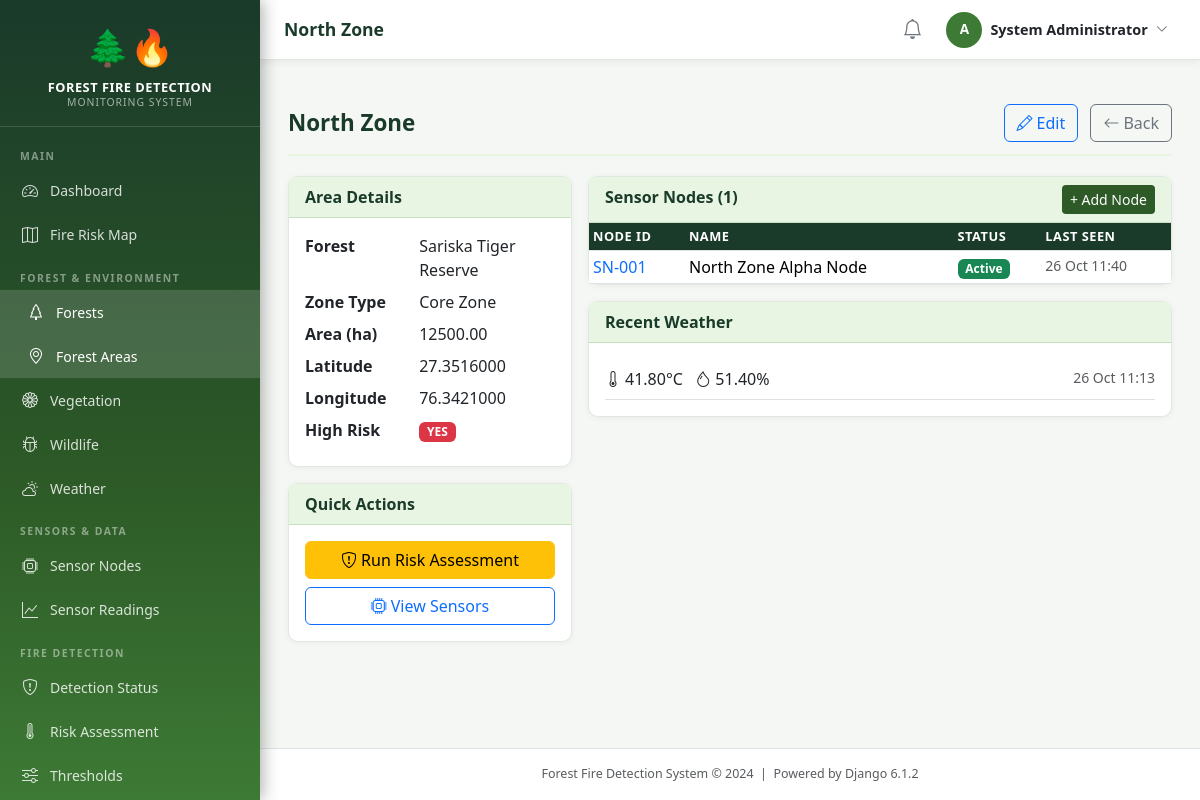
/forest/areas/1/ (signed in), run on the app's committed database.
### forest_env/models.py (models this page shows, shortened)
class ForestArea(models.Model):
    ZONE_TYPES = [
        ('core', 'Core Zone'),
        ('buffer', 'Buffer Zone'),
        ('transition', 'Transition Zone'),
        ('peripheral', 'Peripheral Zone'),
    ]
    forest = models.ForeignKey(Forest, on_delete=models.CASCADE, related_name='areas')
    name = models.CharField(max_length=200)
    zone_type = models.CharField(max_length=20, choices=ZONE_TYPES, default='core')
    area_hectares = models.DecimalField(max_digits=10, decimal_places=2, null=True, blank=True)
    latitude = models.DecimalField(max_digits=10, decimal_places=7, null=True, blank=True)
    longitude = models.DecimalField(max_digits=10, decimal_places=7, null=True, blank=True)
    description = models.TextField(blank=True)
    is_high_risk = models.BooleanField(default=False)
    created_at = models.DateTimeField(auto_now_add=True)
    class Meta:
        ordering = ['forest', 'name']

class Forest(models.Model):
    name = models.CharField(max_length=200)
    description = models.TextField(blank=True)
    state = models.CharField(max_length=100)
    district = models.CharField(max_length=100)
    established_year = models.PositiveIntegerField(null=True, blank=True)
    total_area_hectares = models.DecimalField(max_digits=12, decimal_places=2, null=True, blank=True)
    forest_type = models.CharField(max_length=100, blank=True,
                                   help_text='e.g., Tropical, Deciduous, Evergreen')
    is_protected = models.BooleanField(default=False)
    created_at = models.DateTimeField(auto_now_add=True)
    class Meta:
        ordering = ['name']

class WeatherCondition(models.Model):
    forest_area = models.ForeignKey(ForestArea, on_delete=models.CASCADE, related_name='weather_conditions')
    temperature = models.DecimalField(max_digits=5, decimal_places=2, help_text='°C')
    humidity = models.DecimalField(max_digits=5, decimal_places=2, help_text='%')
    wind_speed = models.DecimalField(max_digits=6, decimal_places=2, null=True, blank=True, help_text='km/h')
    wind_direction = models.CharField(max_length=10, blank=True)
    rainfall = models.DecimalField(max_digits=6, decimal_places=2, null=True, blank=True, help_text='mm')
    condition = models.CharField(max_length=100, blank=True, help_text='e.g., Clear, Cloudy, Rain')
    recorded_at = models.DateTimeField(default=timezone.now)
    class Meta:
        ordering = ['-recorded_at']

### accounts/models.py (models this page shows, shortened)
class CustomUser(AbstractUser):
    ROLE_CHOICES = [
        ('administrator', 'Administrator'),
        ('forest_officer', 'Forest Officer'),
        ('fire_department', 'Fire Department'),
        ('local_authority', 'Local Authority'),
    ]
    role = models.CharField(max_length=20, choices=ROLE_CHOICES, default='forest_officer')
    phone_number = models.CharField(max_length=15, blank=True)
    department = models.CharField(max_length=100, blank=True)
    employee_id = models.CharField(max_length=20, blank=True)
    profile_picture = models.ImageField(upload_to='profiles/', blank=True, null=True)
    is_active = models.BooleanField(default=True)
    created_at = models.DateTimeField(auto_now_add=True)
    updated_at = models.DateTimeField(auto_now=True)
    @property
    def is_admin(self):
        return self.role == 'administrator' or self.is_superuser
    class Meta:
        verbose_name = 'User'
        verbose_name_plural = 'Users'

### sensors/models.py (models this page shows, shortened)
class SensorNode(models.Model):
    STATUS_CHOICES = [
        ('active', 'Active'),
        ('inactive', 'Inactive'),
        ('maintenance', 'Under Maintenance'),
        ('faulty', 'Faulty'),
    ]
    node_id = models.CharField(max_length=50, unique=True)
    name = models.CharField(max_length=200)
    forest_area = models.ForeignKey(ForestArea, on_delete=models.SET_NULL, null=True,
                                    related_name='sensor_nodes')
    latitude = models.DecimalField(max_digits=10, decimal_places=7, null=True, blank=True)
    longitude = models.DecimalField(max_digits=10, decimal_places=7, null=True, blank=True)
    altitude_m = models.DecimalField(max_digits=7, decimal_places=2, null=True, blank=True)
    status = models.CharField(max_length=20, choices=STATUS_CHOICES, default='active')
    installed_at = models.DateTimeField(default=timezone.now)
    last_seen = models.DateTimeField(null=True, blank=True)
    battery_level = models.PositiveSmallIntegerField(null=True, blank=True, help_text='0-100 %')
    notes = models.TextField(blank=True)
    is_simulated = models.BooleanField(default=False,
                                        help_text='True if this is a simulated/demo node')
    class Meta:
        ordering = ['node_id']

### forest_env/views.py (the view)
# urls.py: path('areas/<int:pk>/', views.area_detail, name='area_detail'),
@login_required
def area_detail(request, pk):
    area = get_object_or_404(ForestArea, pk=pk)
    nodes = area.sensor_nodes.all()
    weather = area.weather_conditions.order_by('-recorded_at')[:5]
    return render(request, 'forest_env/area_detail.html',
                  {'area': area, 'nodes': nodes, 'weather': weather, 'title': area.name})

### templates/forest_env/area_detail.html (shortened to what this page needs)
{% extends 'base.html' %}
{% block content %}
<div class="section-header">
  <h1 class="section-title">{{ area.name }}</h1>
  <div>
    <a href="{% url 'forest_env:area_update' area.pk %}" class="btn btn-outline-primary me-2"><i class="bi bi-pencil me-1"></i>Edit</a>
    <a href="{% url 'forest_env:area_list' %}" class="btn btn-outline-secondary"><i class="bi bi-arrow-left me-1"></i>Back</a>
  </div>
</div>
<div class="row g-3">
  <div class="col-md-4">
    <div class="card"><div class="card-header">Area Details</div>
    <div class="card-body">
      <dl class="row mb-0">
        <dt class="col-sm-5">Forest</dt><dd class="col-sm-7">{{ area.forest.name }}</dd>
        <dt class="col-sm-5">Zone Type</dt><dd class="col-sm-7">{{ area.get_zone_type_display }}</dd>
        <dt class="col-sm-5">Area (ha)</dt><dd class="col-sm-7">{{ area.area_hectares|default:"—" }}</dd>
        <dt class="col-sm-5">Latitude</dt><dd class="col-sm-7">{{ area.latitude|default:"—" }}</dd>
        <dt class="col-sm-5">Longitude</dt><dd class="col-sm-7">{{ area.longitude|default:"—" }}</dd>
        <dt class="col-sm-5">High Risk</dt><dd class="col-sm-7">{% if area.is_high_risk %}<span class="badge bg-danger">YES</span>{% else %}No{% endif %}</dd>
      </dl>
    </div></div>
    <div class="card mt-3"><div class="card-header">Quick Actions</div>
    <div class="card-body">
      <form method="post" action="{% url 'detection:run_assessment' area.pk %}">
        <button type="submit" class="btn btn-warning w-100 mb-2"><i class="bi bi-shield-exclamation me-1"></i>Run Risk Assessment</button>
      </form>
      <a href="{% url 'sensors:node_list' %}" class="btn btn-outline-primary w-100"><i class="bi bi-cpu me-1"></i>View Sensors</a>
    </div></div>
  </div>
  <div class="col-md-8">
    <div class="card mb-3"><div class="card-header d-flex justify-content-between">
      <span>Sensor Nodes ({{ nodes|length }})</span>
      <a href="{% url 'sensors:node_create' %}" class="btn btn-sm btn-forest">+ Add Node</a>
    </div>
    <div class="table-responsive"><table class="table table-sm mb-0">
      <thead class="table-forest"><tr><th>Node ID</th><th>Name</th><th>Status</th><th>Last Seen</th></tr></thead>
      <tbody>
        {% for node in nodes %}
        <tr>
          <td><a href="{% url 'sensors:node_detail' node.pk %}">{{ node.node_id }}</a></td>
          <td>{{ node.name }}</td>
          <td><span class="badge {% if node.status == 'active' %}bg-success{% elif node.status == 'faulty' %}bg-danger{% else %}bg-secondary{% endif %}">{{ node.get_status_display }}</span></td>
          <td class="small text-muted">{{ node.last_seen|date:"d M H:i"|default:"Never" }}</td>
        </tr>
        {% empty %}<tr><td colspan="4" class="text-center text-muted py-2">No sensor nodes deployed.</td></tr>{% endfor %}
      </tbody>
    </table></div></div>
    <div class="card"><div class="card-header">Recent Weather</div>
    <div class="card-body">
      {% for w in weather %}
      <div class="d-flex justify-content-between border-bottom py-2">
        <span><i class="bi bi-thermometer me-1"></i>{{ w.temperature }}°C &nbsp; <i class="bi bi-droplet me-1"></i>{{ w.humidity }}%</span>
        <small class="text-muted">{{ w.recorded_at|date:"d M H:i" }}</small>
      </div>
      {% empty %}<p class="text-muted mb-0">No weather data.</p>{% endfor %}
    </div></div>
  </div>
</div>
{% endblock %}

### templates/base.html (shortened to what this page needs)
{% load static %}
<!DOCTYPE html>
<html lang="en">
<head>
    <link href="https://cdn.jsdelivr.net/npm/bootstrap@5.3.2/dist/css/bootstrap.min.css" rel="stylesheet">
    <link href="https://cdn.jsdelivr.net/npm/bootstrap-icons@1.11.3/font/bootstrap-icons.min.css" rel="stylesheet">
    <link rel="stylesheet" href="https://unpkg.com/leaflet@1.9.4/dist/leaflet.css">
    <link rel="stylesheet" href="{% static 'css/main.css' %}">
</head>
<body>
<nav class="sidebar" id="mainSidebar">
    <div class="sidebar-brand">
        <span class="brand-icon">🌲🔥</span>
        <div class="brand-title">Forest Fire Detection</div>
        <div class="brand-subtitle">Monitoring System</div>
    </div>
    <ul class="nav flex-column py-2">
        <li class="nav-section-label">Main</li>
        <li class="nav-item">
            <a class="nav-link" href="{% url 'dashboard:home' %}">
                <span class="icon"><i class="bi bi-speedometer2"></i></span> Dashboard
            </a>
        </li>
        <li class="nav-item">
            <a class="nav-link" href="{% url 'dashboard:fire_risk_map' %}">
                <span class="icon"><i class="bi bi-map"></i></span> Fire Risk Map
            </a>
        </li>
        <li class="nav-section-label">Forest & Environment</li>
        <li class="nav-item">
            <a class="nav-link" href="{% url 'forest_env:forest_list' %}">
                <span class="icon"><i class="bi bi-tree"></i></span> Forests
            </a>
        </li>
        <li class="nav-item">
            <a class="nav-link" href="{% url 'forest_env:area_list' %}">
                <span class="icon"><i class="bi bi-geo-alt"></i></span> Forest Areas
            </a>
        </li>
        <li class="nav-item">
            <a class="nav-link" href="{% url 'forest_env:vegetation_list' %}">
                <span class="icon"><i class="bi bi-flower1"></i></span> Vegetation
            </a>
        </li>
        <li class="nav-item">
            <a class="nav-link" href="{% url 'forest_env:wildlife_list' %}">
                <span class="icon"><i class="bi bi-bug"></i></span> Wildlife
            </a>
        </li>
        <li class="nav-item">
            <a class="nav-link" href="{% url 'forest_env:weather_list' %}">
                <span class="icon"><i class="bi bi-cloud-sun"></i></span> Weather
            </a>
        </li>
        <li class="nav-section-label">Sensors & Data</li>
        <li class="nav-item">
            <a class="nav-link" href="{% url 'sensors:node_list' %}">
                <span class="icon"><i class="bi bi-cpu"></i></span> Sensor Nodes
            </a>
        </li>
        <li class="nav-item">
            <a class="nav-link" href="{% url 'sensors:reading_list' %}">
                <span class="icon"><i class="bi bi-graph-up"></i></span> Sensor Readings
            </a>
        </li>
        <li class="nav-section-label">Fire Detection</li>
        <li class="nav-item">
            <a class="nav-link" href="{% url 'detection:status' %}">
                <span class="icon"><i class="bi bi-shield-exclamation"></i></span> Detection Status
            </a>
        </li>
        <li class="nav-item">
            <a class="nav-link" href="{% url 'detection:risk_dashboard' %}">
                <span class="icon"><i class="bi bi-thermometer-high"></i></span> Risk Assessment
            </a>
        </li>
        <li class="nav-item">
            <a class="nav-link" href="{% url 'detection:threshold_list' %}">
                <span class="icon"><i class="bi bi-sliders"></i></span> Thresholds
            </a>
        </li>
    </ul>
</nav>
<div class="main-content">
    <div class="top-navbar">
        <div class="d-flex align-items-center gap-3">
            <span class="page-title-nav">{% block page_title %}{{ title|default:"Dashboard" }}{% endblock %}</span>
        </div>
        <div class="d-flex align-items-center gap-3">
            <a href="{% url 'alerts:alert_list' %}" class="position-relative text-secondary">
                <i class="bi bi-bell fs-5"></i>
            </a>
            <div class="dropdown">
                <button class="btn btn-sm d-flex align-items-center gap-2 border-0 bg-transparent"
                        data-bs-toggle="dropdown">
                    <div class="user-avatar">{{ user.username|first|upper }}</div>
                    <span class="d-none d-sm-inline text-dark fw-semibold" style="font-size:0.9rem;">
                        {{ user.get_full_name|default:user.username }}
                    </span>
                    <i class="bi bi-chevron-down small text-muted"></i>
                </button>
            </div>
        </div>
    </div>
    <div class="px-4 pt-3">
    </div>
    <div class="content-area">
        {% block content %}{% endblock %}
    </div>
    <footer class="text-center py-3 text-muted border-top bg-white" style="font-size:0.78rem;">
        Forest Fire Detection System &copy; 2024 &nbsp;|&nbsp; Powered by Django 6.1.2
    </footer>
</div>
</body>
</html>

### data on the page
ForestArea: name "North Zone", forest.name "Sariska Tiger Reserve", zone_type "Core Zone", area_hectares "12500.00", latitude "27.3516000", longitude "76.3421000"
CustomUser: username|first "A", get_full_name "System Administrator"
SensorNode: node_id "SN-001", name "North Zone Alpha Node", status "Active", last_seen "26 Oct 11:40"
WeatherCondition: temperature "41.80", humidity "51.40", recorded_at "26 Oct 11:13"

### other printed values
{{ nodes|length }} "1"
